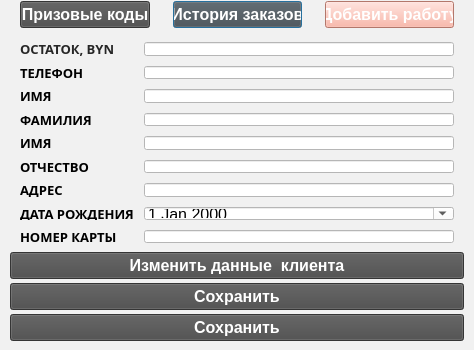
<?xml version="1.0" encoding="UTF-8"?>
<ui version="4.0">
 <class>HumanInfo</class>
 <widget class="QDialog" name="HumanInfo">
  <property name="geometry">
   <rect>
    <x>0</x>
    <y>0</y>
    <width>474</width>
    <height>350</height>
   </rect>
  </property>
  <property name="sizePolicy">
   <sizepolicy hsizetype="Preferred" vsizetype="Preferred">
    <horstretch>0</horstretch>
    <verstretch>0</verstretch>
   </sizepolicy>
  </property>
  <property name="minimumSize">
   <size>
    <width>474</width>
    <height>350</height>
   </size>
  </property>
  <property name="maximumSize">
   <size>
    <width>474</width>
    <height>477</height>
   </size>
  </property>
  <property name="windowTitle">
   <string>Данные о клиенте</string>
  </property>
  <property name="styleSheet">
   <string notr="true">background-color: rgb(241, 241, 241);</string>
  </property>
  <layout class="QHBoxLayout" name="horizontalLayout_2">
   <property name="spacing">
    <number>0</number>
   </property>
   <property name="leftMargin">
    <number>0</number>
   </property>
   <property name="topMargin">
    <number>0</number>
   </property>
   <property name="rightMargin">
    <number>0</number>
   </property>
   <property name="bottomMargin">
    <number>0</number>
   </property>
   <item>
    <spacer name="horizontalSpacer_2">
     <property name="orientation">
      <enum>Qt::Horizontal</enum>
     </property>
     <property name="sizeHint" stdset="0">
      <size>
       <width>40</width>
       <height>20</height>
      </size>
     </property>
    </spacer>
   </item>
   <item>
    <layout class="QVBoxLayout" name="verticalLayout" stretch="1,2,0,2,1">
     <property name="spacing">
      <number>4</number>
     </property>
     <property name="leftMargin">
      <number>10</number>
     </property>
     <property name="topMargin">
      <number>0</number>
     </property>
     <property name="rightMargin">
      <number>10</number>
     </property>
     <property name="bottomMargin">
      <number>9</number>
     </property>
     <item>
      <spacer name="verticalSpacer_2">
       <property name="orientation">
        <enum>Qt::Vertical</enum>
       </property>
       <property name="sizeHint" stdset="0">
        <size>
         <width>20</width>
         <height>40</height>
        </size>
       </property>
      </spacer>
     </item>
     <item>
      <layout class="QHBoxLayout" name="horizontalLayout" stretch="0,0,0">
       <property name="spacing">
        <number>23</number>
       </property>
       <property name="leftMargin">
        <number>10</number>
       </property>
       <property name="topMargin">
        <number>1</number>
       </property>
       <property name="rightMargin">
        <number>10</number>
       </property>
       <property name="bottomMargin">
        <number>0</number>
       </property>
       <item>
        <widget class="QPushButton" name="prizButton">
         <property name="font">
          <font>
           <family>Arial</family>
           <pointsize>12</pointsize>
           <weight>75</weight>
           <bold>true</bold>
          </font>
         </property>
         <property name="autoFillBackground">
          <bool>false</bool>
         </property>
         <property name="styleSheet">
          <string notr="true">background-color: rgb(74, 74, 74);
color: rgb(255, 255, 255);</string>
         </property>
         <property name="inputMethodHints">
          <set>Qt::ImhNone</set>
         </property>
         <property name="text">
          <string>Призовые коды</string>
         </property>
         <property name="checkable">
          <bool>false</bool>
         </property>
         <property name="autoRepeat">
          <bool>false</bool>
         </property>
         <property name="autoExclusive">
          <bool>false</bool>
         </property>
         <property name="autoDefault">
          <bool>false</bool>
         </property>
         <property name="flat">
          <bool>false</bool>
         </property>
        </widget>
       </item>
       <item>
        <widget class="QPushButton" name="viewButton">
         <property name="font">
          <font>
           <family>Arial</family>
           <pointsize>12</pointsize>
           <weight>75</weight>
           <bold>true</bold>
          </font>
         </property>
         <property name="styleSheet">
          <string notr="true">background-color: rgb(74, 74, 74);
color: rgb(255, 255, 255);</string>
         </property>
         <property name="text">
          <string>История заказов</string>
         </property>
        </widget>
       </item>
       <item>
        <widget class="QPushButton" name="insertbutton">
         <property name="enabled">
          <bool>true</bool>
         </property>
         <property name="font">
          <font>
           <family>Arial</family>
           <pointsize>12</pointsize>
           <weight>75</weight>
           <bold>true</bold>
          </font>
         </property>
         <property name="styleSheet">
          <string notr="true">background-color: rgb(250, 167, 150);
color: rgb(255, 255, 255);</string>
         </property>
         <property name="text">
          <string>Добавить работу</string>
         </property>
        </widget>
       </item>
      </layout>
     </item>
     <item>
      <widget class="QFrame" name="">
       <property name="frameShape">
        <enum>QFrame::NoFrame</enum>
       </property>
       <layout class="QGridLayout" name="gridLayout_3">
        <property name="leftMargin">
         <number>10</number>
        </property>
        <property name="topMargin">
         <number>10</number>
        </property>
        <property name="rightMargin">
         <number>10</number>
        </property>
        <property name="bottomMargin">
         <number>5</number>
        </property>
        <property name="spacing">
         <number>10</number>
        </property>
        <item row="2" column="1">
         <widget class="QLineEdit" name="FIO">
          <property name="font">
           <font>
            <family>Arial</family>
            <pointsize>12</pointsize>
           </font>
          </property>
          <property name="styleSheet">
           <string notr="true">background-color: rgb(255, 255, 255);</string>
          </property>
         </widget>
        </item>
        <item row="0" column="1">
         <widget class="QLineEdit" name="ostatokByn">
          <property name="minimumSize">
           <size>
            <width>0</width>
            <height>0</height>
           </size>
          </property>
          <property name="font">
           <font>
            <family>Arial</family>
            <pointsize>12</pointsize>
           </font>
          </property>
          <property name="styleSheet">
           <string notr="true">background-color: rgb(255, 255, 255);</string>
          </property>
         </widget>
        </item>
        <item row="6" column="0">
         <widget class="QLabel" name="label_4">
          <property name="font">
           <font>
            <family>Arial Black</family>
            <pointsize>10</pointsize>
            <weight>75</weight>
            <bold>true</bold>
            <underline>false</underline>
           </font>
          </property>
          <property name="text">
           <string>АДРЕС</string>
          </property>
         </widget>
        </item>
        <item row="5" column="1">
         <widget class="QLineEdit" name="name3">
          <property name="font">
           <font>
            <family>Arial</family>
            <pointsize>12</pointsize>
           </font>
          </property>
          <property name="styleSheet">
           <string notr="true">background-color: rgb(255, 255, 255);</string>
          </property>
         </widget>
        </item>
        <item row="0" column="0">
         <widget class="QLabel" name="label_7">
          <property name="font">
           <font>
            <family>Arial Black</family>
            <pointsize>10</pointsize>
            <weight>75</weight>
            <bold>true</bold>
           </font>
          </property>
          <property name="styleSheet">
           <string notr="true">color: rgb(38, 38, 38);</string>
          </property>
          <property name="text">
           <string>ОСТАТОК, BYN</string>
          </property>
         </widget>
        </item>
        <item row="1" column="0">
         <widget class="QLabel" name="label">
          <property name="font">
           <font>
            <family>Arial Black</family>
            <pointsize>10</pointsize>
            <weight>75</weight>
            <bold>true</bold>
            <underline>false</underline>
           </font>
          </property>
          <property name="text">
           <string>ТЕЛЕФОН</string>
          </property>
         </widget>
        </item>
        <item row="8" column="1">
         <widget class="QLineEdit" name="cardname">
          <property name="font">
           <font>
            <family>Arial</family>
            <pointsize>12</pointsize>
           </font>
          </property>
          <property name="styleSheet">
           <string notr="true">background-color: rgb(255, 255, 255);</string>
          </property>
         </widget>
        </item>
        <item row="5" column="0">
         <widget class="QLabel" name="label_3">
          <property name="font">
           <font>
            <family>Arial Black</family>
            <pointsize>10</pointsize>
            <weight>75</weight>
            <bold>true</bold>
            <underline>false</underline>
           </font>
          </property>
          <property name="text">
           <string>ОТЧЕСТВО</string>
          </property>
         </widget>
        </item>
        <item row="3" column="1">
         <widget class="QLineEdit" name="name1">
          <property name="enabled">
           <bool>true</bool>
          </property>
          <property name="font">
           <font>
            <family>Arial</family>
            <pointsize>12</pointsize>
           </font>
          </property>
          <property name="styleSheet">
           <string notr="true">background-color: rgb(255, 255, 255);</string>
          </property>
          <property name="dragEnabled">
           <bool>false</bool>
          </property>
         </widget>
        </item>
        <item row="2" column="0">
         <widget class="QLabel" name="label_8">
          <property name="font">
           <font>
            <family>Arial Black</family>
            <pointsize>10</pointsize>
            <weight>75</weight>
            <bold>true</bold>
           </font>
          </property>
          <property name="text">
           <string>ИМЯ</string>
          </property>
         </widget>
        </item>
        <item row="4" column="1">
         <widget class="QLineEdit" name="name2">
          <property name="font">
           <font>
            <family>Arial</family>
            <pointsize>12</pointsize>
           </font>
          </property>
          <property name="styleSheet">
           <string notr="true">background-color: rgb(255, 255, 255);</string>
          </property>
         </widget>
        </item>
        <item row="7" column="0">
         <widget class="QLabel" name="label_5">
          <property name="font">
           <font>
            <family>Arial Black</family>
            <pointsize>10</pointsize>
            <weight>75</weight>
            <bold>true</bold>
            <underline>false</underline>
           </font>
          </property>
          <property name="text">
           <string>ДАТА РОЖДЕНИЯ</string>
          </property>
         </widget>
        </item>
        <item row="7" column="1">
         <widget class="QDateEdit" name="dateEdit">
          <property name="enabled">
           <bool>true</bool>
          </property>
          <property name="font">
           <font>
            <family>Arial</family>
            <pointsize>12</pointsize>
           </font>
          </property>
          <property name="cursor">
           <cursorShape>IBeamCursor</cursorShape>
          </property>
          <property name="mouseTracking">
           <bool>true</bool>
          </property>
          <property name="acceptDrops">
           <bool>true</bool>
          </property>
          <property name="styleSheet">
           <string notr="true">background-color: rgb(255, 255, 255);</string>
          </property>
          <property name="frame">
           <bool>true</bool>
          </property>
          <property name="keyboardTracking">
           <bool>true</bool>
          </property>
          <property name="calendarPopup">
           <bool>true</bool>
          </property>
         </widget>
        </item>
        <item row="1" column="1">
         <widget class="CustomLineEdit" name="phone">
          <property name="minimumSize">
           <size>
            <width>280</width>
            <height>0</height>
           </size>
          </property>
          <property name="font">
           <font>
            <family>Arial</family>
            <pointsize>12</pointsize>
           </font>
          </property>
          <property name="styleSheet">
           <string notr="true">background-color: rgb(255, 255, 255);</string>
          </property>
         </widget>
        </item>
        <item row="3" column="0">
         <widget class="QLabel" name="label_1">
          <property name="font">
           <font>
            <family>Arial Black</family>
            <pointsize>10</pointsize>
            <weight>75</weight>
            <italic>false</italic>
            <bold>true</bold>
            <underline>false</underline>
           </font>
          </property>
          <property name="text">
           <string>ФАМИЛИЯ</string>
          </property>
         </widget>
        </item>
        <item row="6" column="1">
         <widget class="QLineEdit" name="adress">
          <property name="font">
           <font>
            <family>Arial</family>
            <pointsize>12</pointsize>
           </font>
          </property>
          <property name="styleSheet">
           <string notr="true">background-color: rgb(255, 255, 255);</string>
          </property>
         </widget>
        </item>
        <item row="4" column="0">
         <widget class="QLabel" name="label_2">
          <property name="font">
           <font>
            <family>Arial Black</family>
            <pointsize>10</pointsize>
            <weight>75</weight>
            <bold>true</bold>
            <underline>false</underline>
           </font>
          </property>
          <property name="text">
           <string>ИМЯ</string>
          </property>
         </widget>
        </item>
        <item row="8" column="0">
         <widget class="QLabel" name="label_6">
          <property name="font">
           <font>
            <family>Arial Black</family>
            <pointsize>10</pointsize>
            <weight>75</weight>
            <bold>true</bold>
            <underline>false</underline>
           </font>
          </property>
          <property name="text">
           <string>НОМЕР КАРТЫ</string>
          </property>
         </widget>
        </item>
       </layout>
      </widget>
     </item>
     <item>
      <layout class="QVBoxLayout" name="verticalLayout_2">
       <item>
        <widget class="QPushButton" name="changButton">
         <property name="font">
          <font>
           <family>Arial</family>
           <pointsize>12</pointsize>
           <weight>75</weight>
           <italic>false</italic>
           <bold>true</bold>
           <underline>false</underline>
           <stylestrategy>PreferAntialias</stylestrategy>
           <kerning>true</kerning>
          </font>
         </property>
         <property name="mouseTracking">
          <bool>false</bool>
         </property>
         <property name="tabletTracking">
          <bool>false</bool>
         </property>
         <property name="acceptDrops">
          <bool>false</bool>
         </property>
         <property name="toolTip">
          <string/>
         </property>
         <property name="statusTip">
          <string/>
         </property>
         <property name="autoFillBackground">
          <bool>false</bool>
         </property>
         <property name="styleSheet">
          <string notr="true">background-color: rgb(74, 74, 74);
color: rgb(255, 255, 255);</string>
         </property>
         <property name="text">
          <string>Изменить данные  клиента</string>
         </property>
        </widget>
       </item>
       <item>
        <widget class="QPushButton" name="applayButton">
         <property name="font">
          <font>
           <family>Arial</family>
           <pointsize>12</pointsize>
           <weight>75</weight>
           <bold>true</bold>
          </font>
         </property>
         <property name="styleSheet">
          <string notr="true">background-color: rgb(74, 74, 74);
color: rgb(255, 255, 255);</string>
         </property>
         <property name="text">
          <string>Сохранить</string>
         </property>
        </widget>
       </item>
       <item>
        <widget class="QPushButton" name="writeButton">
         <property name="font">
          <font>
           <family>Arial</family>
           <pointsize>12</pointsize>
           <weight>75</weight>
           <bold>true</bold>
          </font>
         </property>
         <property name="styleSheet">
          <string notr="true">background-color: rgb(74, 74, 74);
color: rgb(255, 255, 255);</string>
         </property>
         <property name="text">
          <string>Сохранить</string>
         </property>
        </widget>
       </item>
      </layout>
     </item>
     <item>
      <spacer name="verticalSpacer">
       <property name="orientation">
        <enum>Qt::Vertical</enum>
       </property>
       <property name="sizeHint" stdset="0">
        <size>
         <width>20</width>
         <height>40</height>
        </size>
       </property>
      </spacer>
     </item>
    </layout>
   </item>
   <item>
    <spacer name="horizontalSpacer">
     <property name="orientation">
      <enum>Qt::Horizontal</enum>
     </property>
     <property name="sizeHint" stdset="0">
      <size>
       <width>40</width>
       <height>20</height>
      </size>
     </property>
    </spacer>
   </item>
  </layout>
 </widget>
 <customwidgets>
  <customwidget>
   <class>CustomLineEdit</class>
   <extends>QLineEdit</extends>
   <header location="global">customlineedit.h</header>
  </customwidget>
 </customwidgets>
 <resources/>
 <connections/>
</ui>
